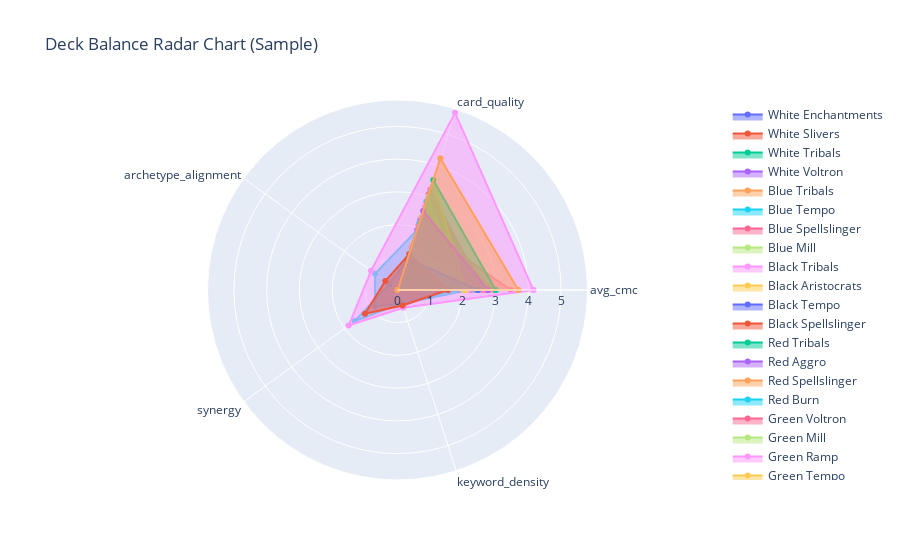

Notebook code cell kept with this figure:
### Code cell
# Import plotly for interactive visualizations
import plotly.graph_objects as go

sample_themes = metrics_df.index[:]  # Show first 5 decks as example
radar_metrics = ['avg_cmc', 'card_quality', 'archetype_alignment', 'synergy', 'keyword_density']
fig = go.Figure()
for theme in sample_themes:
    values = metrics_df.loc[theme, radar_metrics].values.tolist()
    fig.add_trace(go.Scatterpolar(
        r=values + [values[0]],
        theta=radar_metrics + [radar_metrics[0]],
        fill='toself',
        name=theme
    ))
fig.update_layout(
    polar=dict(radialaxis=dict(visible=True)),
    showlegend=True,
    title='Deck Balance Radar Chart (Sample)'
)
fig.show()

### Figure 1 — Plotly figure (JSON) as saved in the notebook; plotly's stock layout.template omitted (floating-point values rounded to 4 significant figures)
{"data": [{"fill": "toself", "name": "White Enchantments", "r": [2, 1.385, 0, 0, 0, 2], "theta": ["avg_cmc", "card_quality", "archetype_alignment", "synergy", "keyword_density", "avg_cmc"], "type": "scatterpolar"}, {"fill": "toself", "name": "White Slivers", "r": [1.538, 1.923, 0, 0, 0, 1.538], "theta": ["avg_cmc", "card_quality", "archetype_alignment", "synergy", "keyword_density", "avg_cmc"], "type": "scatterpolar"}, {"fill": "toself", "name": "White Tribals", "r": [2.385, 2.846, 0, 0, 0, 2.385], "theta": ["avg_cmc", "card_quality", "archetype_alignment", "synergy", "keyword_density", "avg_cmc"], "type": "scatterpolar"}, {"fill": "toself", "name": "White Voltron", "r": [2.231, 2.308, 0, 0, 0, 2.231], "theta": ["avg_cmc", "card_quality", "archetype_alignment", "synergy", "keyword_density", "avg_cmc"], "type": "scatterpolar"}, {"fill": "toself", "name": "Blue Tribals", "r": [2.923, 2.308, 0, 0, 0, 2.923], "theta": ["avg_cmc", "card_quality", "archetype_alignment", "synergy", "keyword_density", "avg_cmc"], "type": "scatterpolar"}, {"fill": "toself", "name": "Blue Tempo", "r": [2.154, 1.923, 0.8462, 0.8462, 0.4444, 2.154], "theta": ["avg_cmc", "card_quality", "archetype_alignment", "synergy", "keyword_density", "avg_cmc"], "type": "scatterpolar"}, {"fill": "toself", "name": "Blue Spellslinger", "r": [3.462, 2.077, 0, 0, 0, 3.462], "theta": ["avg_cmc", "card_quality", "archetype_alignment", "synergy", "keyword_density", "avg_cmc"], "type": "scatterpolar"}, {"fill": "toself", "name": "Blue Mill", "r": [2.077, 1.538, 0, 0, 0, 2.077], "theta": ["avg_cmc", "card_quality", "archetype_alignment", "synergy", "keyword_density", "avg_cmc"], "type": "scatterpolar"}, {"fill": "toself", "name": "Black Tribals", "r": [2.154, 2.692, 0, 0, 0, 2.154], "theta": ["avg_cmc", "card_quality", "archetype_alignment", "synergy", "keyword_density", "avg_cmc"], "type": "scatterpolar"}, {"fill": "toself", "name": "Black Aristocrats", "r": [2.077, 2.308, 0, 0, 0, 2.077], "theta": ["avg_cmc", "card_quality", "archetype_alignment", "synergy", "keyword_density", "avg_cmc"], "type": "scatterpolar"}, {"fill": "toself", "name": "Black Tempo", "r": [1.231, 2.231, 0, 0, 0, 1.231], "theta": ["avg_cmc", "card_quality", "archetype_alignment", "synergy", "keyword_density", "avg_cmc"], "type": "scatterpolar"}, {"fill": "toself", "name": "Black Spellslinger", "r": [2.692, 3.077, 0, 0, 0, 2.692], "theta": ["avg_cmc", "card_quality", "archetype_alignment", "synergy", "keyword_density", "avg_cmc"], "type": "scatterpolar"}, {"fill": "toself", "name": "Red Tribals", "r": [1.846, 2.154, 0, 0, 0, 1.846], "theta": ["avg_cmc", "card_quality", "archetype_alignment", "synergy", "keyword_density", "avg_cmc"], "type": "scatterpolar"}, {"fill": "toself", "name": "Red Aggro", "r": [1.231, 1.923, 0, 0, 0, 1.231], "theta": ["avg_cmc", "card_quality", "archetype_alignment", "synergy", "keyword_density", "avg_cmc"], "type": "scatterpolar"}, {"fill": "toself", "name": "Red Spellslinger", "r": [2.615, 1.385, 0, 0, 0, 2.615], "theta": ["avg_cmc", "card_quality", "archetype_alignment", "synergy", "keyword_density", "avg_cmc"], "type": "scatterpolar"}, {"fill": "toself", "name": "Red Burn", "r": [1.769, 1, 0.3077, 1.615, 0.4286, 1.769], "theta": ["avg_cmc", "card_quality", "archetype_alignment", "synergy", "keyword_density", "avg_cmc"], "type": "scatterpolar"}, {"fill": "toself", "name": "Green Voltron", "r": [2.615, 3.231, 0, 0, 0, 2.615], "theta": ["avg_cmc", "card_quality", "archetype_alignment", "synergy", "keyword_density", "avg_cmc"], "type": "scatterpolar"}, {"fill": "toself", "name": "Green Mill", "r": [2, 3, 0, 0, 0, 2], "theta": ["avg_cmc", "card_quality", "archetype_alignment", "synergy", "keyword_density", "avg_cmc"], "type": "scatterpolar"}, {"fill": "toself", "name": "Green Ramp", "r": [4.154, 5.692, 1, 1.846, 0.5714, 4.154], "theta": ["avg_cmc", "card_quality", "archetype_alignment", "synergy", "keyword_density", "avg_cmc"], "type": "scatterpolar"}, {"fill": "toself", "name": "Green Tempo", "r": [2.077, 3.538, 0, 0, 0, 2.077], "theta": ["avg_cmc", "card_quality", "archetype_alignment", "synergy", "keyword_density", "avg_cmc"], "type": "scatterpolar"}, {"fill": "toself", "name": "Izzet Tempo", "r": [2.462, 1, 0, 0, 0, 2.462], "theta": ["avg_cmc", "card_quality", "archetype_alignment", "synergy", "keyword_density", "avg_cmc"], "type": "scatterpolar"}, {"fill": "toself", "name": "Rakdos Aggro", "r": [1.538, 1.154, 0.4615, 1.231, 0.5, 1.538], "theta": ["avg_cmc", "card_quality", "archetype_alignment", "synergy", "keyword_density", "avg_cmc"], "type": "scatterpolar"}, {"fill": "toself", "name": "Orzhov Midrange", "r": [3, 3.538, 0, 0, 0, 3], "theta": ["avg_cmc", "card_quality", "archetype_alignment", "synergy", "keyword_density", "avg_cmc"], "type": "scatterpolar"}, {"fill": "toself", "name": "Golgari Midrange", "r": [2.769, 2.538, 0, 0, 0, 2.769], "theta": ["avg_cmc", "card_quality", "archetype_alignment", "synergy", "keyword_density", "avg_cmc"], "type": "scatterpolar"}, {"fill": "toself", "name": "Simic Ramp", "r": [3.692, 4.231, 0, 0, 0, 3.692], "theta": ["avg_cmc", "card_quality", "archetype_alignment", "synergy", "keyword_density", "avg_cmc"], "type": "scatterpolar"}], "layout": {"polar": {"radialaxis": {"visible": true}}, "showlegend": true, "title": {"text": "Deck Balance Radar Chart (Sample)"}}}
